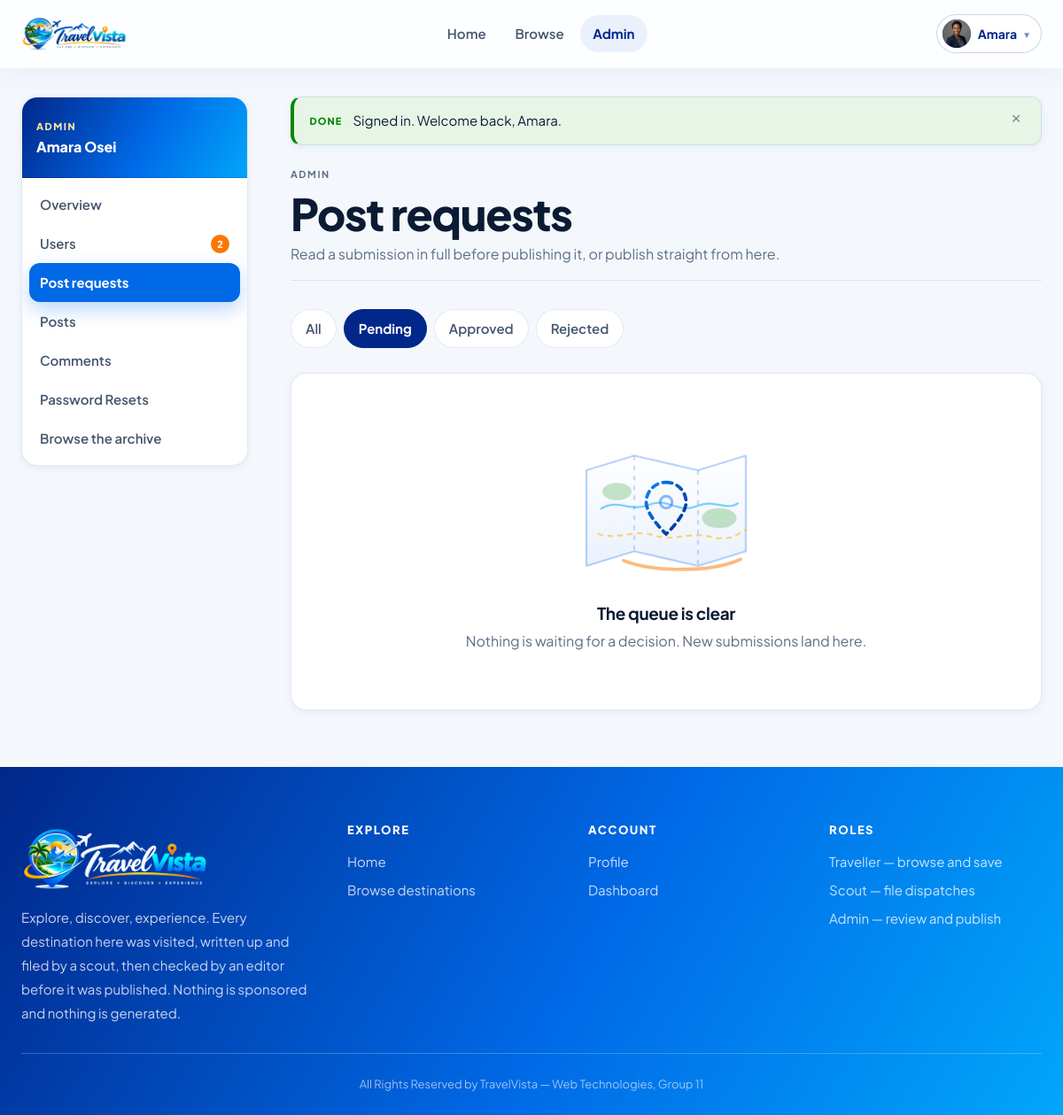
Page /?page=admin/requests (signed in) on the committed database.
### tables this page shows
CREATE TABLE `users` (
  `id` int(10) unsigned NOT NULL AUTO_INCREMENT,
  `name` varchar(100) NOT NULL,
  `email` varchar(150) NOT NULL,
  `password_hash` varchar(255) NOT NULL,
  `role` enum('admin','scout','user') NOT NULL DEFAULT 'user',
  `is_verified` tinyint(1) NOT NULL DEFAULT 0,
  `profile_picture` varchar(255) DEFAULT NULL,
  `remember_token` varchar(255) DEFAULT NULL,
  `created_at` datetime NOT NULL DEFAULT current_timestamp(),
  PRIMARY KEY (`id`),
  UNIQUE KEY `uq_users_email` (`email`),
  KEY `idx_users_role` (`role`)
);

### core/Controller.php (called while the page is built, shortened)
<?php
class Controller
{
    protected function render(string $view, array $data = [])
    {
        extract($data);
        $user = current_user();
        require APP_ROOT . '/app/Views/layouts/header.php';
        require APP_ROOT . '/app/Views/' . $view . '.php';
        require APP_ROOT . '/app/Views/layouts/footer.php';
    }
}

### app/Controllers/AdminController.php (called while the page is built, shortened)
<?php
class AdminController extends Controller
{
    public function requests()
    {
        $status = isset($_GET['status']) ? $_GET['status'] : 'pending';
        $tabs = [
            '' => 'All',
            'pending' => 'Pending',
            'approved' => 'Approved',
            'rejected' => 'Rejected'
        ];
        $requests = PostRequest::findAll($status);
        $this->render('admin/requests', [
            'pageTitle' => 'Requests',
            'pageScripts' => ['admin.js'],
            'requests' => $requests,
            'status' => $status,
            'tabs' => $tabs
        ]);
    }
}

### index.php (called while the page is built, shortened)
<?php
require_once APP_ROOT . '/core/Controller.php';
$router = new Router();
$router->add('login', 'AuthController', 'login');
$router->add('register', 'AuthController', 'register');
$router->add('logout', 'AuthController', 'logout');
$router->add('pending', 'AuthController', 'pending');
$router->add('forgot-password', 'AuthController', 'forgotPassword');
$router->add('forgot-password-submit', 'AuthController', 'submitResetRequest');
$router->add('profile', 'ProfileController', 'index');
$router->add('profile/update', 'ProfileController', 'updateDetails');
$router->add('profile/password', 'ProfileController', 'updatePassword');
$router->add('browse', 'PostController', 'browse');
$router->add('post', 'PostController', 'show');
$router->add('wishlist', 'WishlistController', 'index');
$router->add('scout/dashboard', 'ScoutController', 'dashboard');
$router->add('scout/requests', 'ScoutController', 'requests');
$router->add('scout/published', 'ScoutController', 'published');
$router->add('scout/request_form', 'ScoutController', 'requestForm');
$router->add('scout/submit_request', 'ScoutController', 'submitRequest');
$router->add('admin/dashboard', 'AdminController', 'dashboard');
$router->add('admin/users', 'AdminController', 'users');
$router->add('admin/user_action', 'AdminController', 'userAction');
$router->add('admin/requests', 'AdminController', 'requests');
$router->add('admin/review', 'AdminController', 'review');
$router->add('admin/review_action', 'AdminController', 'reviewAction');
$router->add('admin/posts', 'AdminController', 'posts');
$router->add('admin/post_edit', 'AdminController', 'postEdit');
$router->add('admin/post_update', 'AdminController', 'postUpdate');
$router->add('admin/comments', 'AdminController', 'comments');
$router->add('admin/resets', 'AdminController', 'resets');
$router->add('api/wishlist_add', 'WishlistController', 'apiAdd');
$router->add('api/wishlist_remove', 'WishlistController', 'apiRemove');
$router->add('api/comments_add', 'CommentController', 'apiAdd');
$router->add('api/comments_delete', 'CommentController', 'apiDelete');
$router->add('api/posts_filter', 'PostController', 'apiFilter');
$router->add('api/posts_search', 'PostController', 'apiSearch');
$router->add('api/cost_estimate', 'PostController', 'apiCostEstimate');
$router->add('api/check_email', 'AdminController', 'apiCheckEmail');
$router->add('api/admin_approve_request', 'AdminController', 'apiApprove');
$router->add('api/admin_verify_user', 'AdminController', 'apiVerify');
$router->add('api/scout_request_delete', 'ScoutController', 'apiDelete');
$router->add('api/admin_approve_reset', 'AdminController', 'apiApproveReset');
$router->add('home', 'HomeController', 'index');
$page = isset($_GET['page']) ? (string)$_GET['page'] : 'home';
$router->dispatch($page);

### core/Helpers.php (called while the page is built, shortened)
<?php
function e($value): string
{
    return htmlspecialchars((string) $value, ENT_QUOTES | ENT_SUBSTITUTE, 'UTF-8');
}
function url(string $path = ''): string
{
    return BASE_URL . '/' . ltrim($path, '/');
}
function asset(string $path): string
{
    $publicPath = 'public/' . ltrim($path, '/');
    $file = APP_ROOT . '/' . $publicPath;
    $stamp = is_file($file) ? filemtime($file) : 1;
    return url($publicPath) . '?v=' . $stamp;
}
function nav_active(string $needle): bool
{
    $page = isset($_GET['page']) ? (string)$_GET['page'] : 'home';
    return str_ends_with('?page=' . $page, $needle);
}
function avatar_url(?string $picture): ?string
{
    if ($picture && is_file(UPLOAD_DIR . '/avatars/' . $picture)) {
        return url('public/uploads/avatars/' . rawurlencode($picture));
    }
    return null;
}

### core/Auth.php (called while the page is built, shortened)
<?php
function user_id(): ?int
{
    return isset($_SESSION['user_id']) ? (int) $_SESSION['user_id'] : null;
}
function user_role(): ?string
{
    return isset($_SESSION['user_role']) ? (string) $_SESSION['user_role'] : null;
}
function current_user(): ?array
{
    $id = user_id();
    require_once APP_ROOT . '/app/Models/User.php';
    return User::findById($id);
}

### core/Database.php (called while the page is built, shortened)
<?php
class Database
{
    private static $pdo = null;
    public static function pdo(): PDO
    {
        if (self::$pdo === null) {
            $dsn = 'mysql:host=' . DB_HOST . ';port=' . DB_PORT
                 . ';dbname=' . DB_NAME . ';charset=' . DB_CHARSET;
            try {
                self::$pdo = new PDO($dsn, DB_USER, DB_PASS, [
                    PDO::ATTR_ERRMODE            => PDO::ERRMODE_EXCEPTION,
                    PDO::ATTR_DEFAULT_FETCH_MODE => PDO::FETCH_ASSOC,
                    PDO::ATTR_EMULATE_PREPARES   => false,
                ]);
            } catch (PDOException $e) {
                self::fail($e);
            }
        }
        return self::$pdo;
    }
    public static function run(string $sql, array $params = []): PDOStatement
    {
        $statement = self::pdo()->prepare($sql);
        $statement->execute($params);
        return $statement;
    }
    public static function all(string $sql, array $params = []): array
    {
        return self::run($sql, $params)->fetchAll();
    }
    public static function one(string $sql, array $params = []): ?array
    {
        $row = self::run($sql, $params)->fetch();
        return $row === false ? null : $row;
    }
    public static function value(string $sql, array $params = [])
    {
        $value = self::run($sql, $params)->fetchColumn();
        return $value === false ? null : $value;
    }
}

### app/Models/User.php (called while the page is built, shortened)
<?php
class User
{
    public static function findById(int $id): ?array
    {
        return Database::one('SELECT * FROM users WHERE id = ?', [$id]);
    }
    public static function counts(): array
    {
        $rows = Database::all('SELECT role, COUNT(*) AS total FROM users GROUP BY role');
        $counts = ['admin' => 0, 'scout' => 0, 'user' => 0, 'total' => 0, 'unverified' => 0];
        foreach ($rows as $row) {
            $counts[$row['role']] = (int) $row['total'];
            $counts['total'] += (int) $row['total'];
        }
        $counts['unverified'] = (int) Database::value('SELECT COUNT(*) FROM users WHERE is_verified = 0');
        return $counts;
    }
}

### app/Views/layouts/sidenav_admin.php (the view, shortened to what this page needs)
<?php
$navUserCounts    = User::counts();
?>
<aside class="sidenav">
    <div class="sidenav__head">
        <div class="sidenav__role">Admin</div>
        <div class="sidenav__name"><?= e($user['name']) ?></div>
    </div>
    <nav class="sidenav__list" aria-label="Admin">
        <a class="sidenav__link <?= nav_active('?page=admin/dashboard') ? 'is-active' : '' ?>"
           href="<?= e(url('?page=admin/dashboard')) ?>">Overview</a>
        <a class="sidenav__link <?= nav_active('?page=admin/users') ? 'is-active' : '' ?>"
           href="<?= e(url('?page=admin/users')) ?>">
            Users
            <?php if ($navUserCounts['unverified'] > 0): ?>
                <span class="sidenav__badge sidenav__badge--alert"><?= (int) $navUserCounts['unverified'] ?></span>
            <?php endif; ?>
        </a>
        <a class="sidenav__link <?= nav_active('?page=admin/requests') || nav_active('?page=admin/review') ? 'is-active' : '' ?>"
           href="<?= e(url('?page=admin/requests')) ?>">
            Post requests
        </a>
        <a class="sidenav__link <?= nav_active('?page=admin/posts') || nav_active('?page=admin/post_edit') ? 'is-active' : '' ?>"
           href="<?= e(url('?page=admin/posts')) ?>">Posts</a>
        <a class="sidenav__link <?= nav_active('?page=admin/comments') ? 'is-active' : '' ?>"
           href="<?= e(url('?page=admin/comments')) ?>">Comments</a>
        <a class="sidenav__link <?= nav_active('?page=admin/resets') ? 'is-active' : '' ?>"
           href="<?= e(url('?page=admin/resets')) ?>">
            Password Resets
        </a>
        <a class="sidenav__link" href="<?= e(url('?page=browse')) ?>">Browse the archive</a>
    </nav>
</aside>

### app/Views/layouts/header.php (shortened to what this page needs)
<?php
$title      = isset($pageTitle) ? $pageTitle : APP_NAME;
$user       = current_user();
$role       = user_role();
$verified   = $user ? (bool) $user['is_verified'] : false;
?>
<!DOCTYPE html>
<html lang="en">
<head>
    <link rel="stylesheet" href="<?= e(asset('css/global.css')) ?>">
</head>
<body class="page-<?= e(str_replace(' ', '-', strtolower($title))) ?>">
<header class="topbar" id="topbar">
    <div class="topbar__inner wrap">
        <a class="brand" href="<?= e(url('?page=home')) ?>" aria-label="<?= e(APP_NAME) ?> home">
            <img class="brand__logo" src="<?= e(asset('images/brand/logo.png')) ?>" alt="<?= e(APP_NAME) ?>">
        </a>
        <nav class="topbar__nav" id="topbarNav" aria-label="Main">
            <a class="topbar__link <?= nav_active('?page=home') ? 'is-active' : '' ?>"
               href="<?= e(url('?page=home')) ?>">Home</a>
            <?php if ($verified): ?>
                <a class="topbar__link <?= nav_active('?page=browse') || nav_active('?page=post') ? 'is-active' : '' ?>"
                   href="<?= e(url('?page=browse')) ?>">Browse</a>
            <?php endif; ?>
            <?php if ($role === 'admin' && $verified): ?>
                <a class="topbar__link <?= str_starts_with(isset($_GET['page']) ? $_GET['page'] : '', 'admin/') ? 'is-active' : '' ?>"
                   href="<?= e(url('?page=admin/dashboard')) ?>">Admin</a>
            <?php endif; ?>
            <div class="topbar__actions">
                <?php if ($user === null): ?>
                    <a class="btn btn--ghost btn--sm" href="<?= e(url('?page=login')) ?>">Sign in</a>
                    <a class="btn btn--primary btn--sm" href="<?= e(url('?page=register')) ?>">Create account</a>
                <?php else: ?>
                    <div class="usermenu" id="userMenu">
                        <button class="usermenu__trigger" type="button" id="userMenuBtn"
                                aria-expanded="false" aria-haspopup="true">
                            <?php $avatar = avatar_url($user['profile_picture']); ?>
                            <?php if ($avatar): ?>
                                <img class="avatar" src="<?= e($avatar) ?>" alt="">
                            <?php else: ?>
                                <span class="avatar" aria-hidden="true"><?= e(initial($user['name'])) ?></span>
                            <?php endif; ?>
                            <span><?= e(strtok($user['name'], ' ')) ?></span>
                            <span class="usermenu__caret" aria-hidden="true">&#9662;</span>
                        </button>
                    </div>
                <?php endif; ?>
            </div>
        </nav>
    </div>
</header>
<main id="main">

### rows in the picture
users: profile_picture (picture), name "Amara", name "Amara Osei"

### other values in the picture
$navUserCounts['unverified'] "2"
$marks[$type] "DONE"
$item['message'] "Signed in. Welcome back, Amara."
$label "All"
$label "Pending"
$label "Approved"
$label "Rejected"
APP_NAME "TravelVista"
